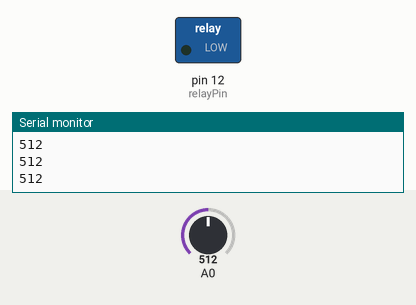
Bench run of a sketch on a simulated Arduino Uno, built with avr-gcc and run on an emulated ATmega328P. Shown: switched loads named in the sketch (green lamp = pin HIGH), the last lines printed to the serial monitor. The inputs (shaded band) are chosen by the test bench; at power-on: A0 = 512.

Above: at 1.2 s.
1.3 s: A0 set to 593
2.8 s: A0 set to 618
At 3.6 s:
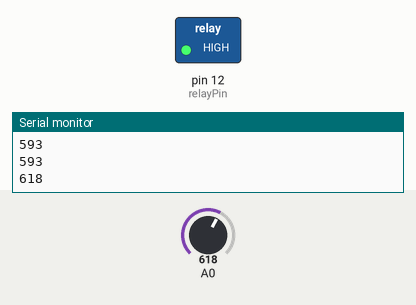
Timing chart, 0 to 5.8 s (numbered marks = the images above; inputs shaded):
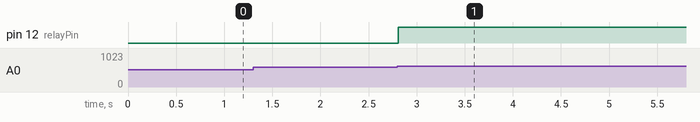

The sketch:

Dirt_Mositure.ino
```cpp
int relayPin = 12;

void setup() {
  // put your setup code here, to run once:
  Serial.begin(9600);
  pinMode(relayPin, OUTPUT);
  digitalWrite(relayPin, LOW);
 }

void loop() {
  // put your main code here, to run repeatedly:
  int sensorReading = analogRead(A0);

  Serial.println(sensorReading);

  if (sensorReading > 600) {
    digitalWrite(relayPin, HIGH); //on
    delay(4000);
    digitalWrite(relayPin, LOW);
  }
}
```

Measured:
- the behaviour switches between 600 and 601 on A0 (found by bisection; images 0 and 1)
- after the input at 2.8 s, pin 12 (relayPin): LOW → HIGH at once
